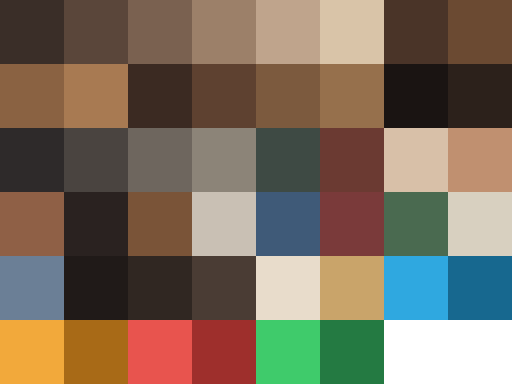
#> input picture art/f1-bakeoff/tools/palette.png, 512 x 384 px, given in place of desk-64.png, which was not available
$ python process_assets.py
#> lines starting #> are read from the running program, lines starting #| are printed output that depends on the picture
### art/f1-parts/tools/palette.py
# DEPS: PIL | 无本地依赖
# RESPONSIBILITY: 冻结 46 色色板定义、色板参考图生成、Oklab 最近色量化
# MODULE: f1-bakeoff.tools
# ---
from PIL import Image

PALETTE_HEX = [
    # 墙 6
    "#3A2E28", "#5A463A", "#7A6150", "#9C8069", "#BFA48C", "#D9C4A8",
    # 木作 4
    "#4A3428", "#6B4A32", "#8A6242", "#A87A52",
    # 地面 4
    "#3B2A22", "#5E4130", "#7C5A3E", "#96704C",
    # 描边 2
    "#1A1412", "#2C211B",
    # 家具 6
    "#2E2A2A", "#4A4440", "#6E665E", "#8C8478", "#3E4A44", "#6B3A32",
    # 皮肤/头发 6
    "#D8C0A8", "#C09070", "#8F6046", "#2A2220", "#7A5438", "#C9C0B4",
    # 衣物 5
    "#3F5A78", "#7A3A3A", "#4A6A50", "#D8D0C0", "#6B7F96",
    # UI 5
    "#201A18", "#302722", "#4A3C34", "#E8DCCB", "#C9A46A",
    # 状态 8
    "#2FA8E0", "#17688F", "#F2A93B", "#A86A17",
    "#E8544E", "#9E2F2C", "#3FCB6B", "#247A42",
]
assert len(PALETTE_HEX) == 46
PALETTE_RGB = [tuple(int(h[i:i + 2], 16) for i in (1, 3, 5)) for h in PALETTE_HEX]


def _srgb_to_linear(c):
    c = c / 255.0
    return c / 12.92 if c <= 0.04045 else ((c + 0.055) / 1.055) ** 2.4


def rgb_to_oklab(r, g, b):
    lr, lg, lb = _srgb_to_linear(r), _srgb_to_linear(g), _srgb_to_linear(b)
    l = 0.4122214708 * lr + 0.5363325363 * lg + 0.0514459929 * lb
    m = 0.2119034982 * lr + 0.6806995451 * lg + 0.1073969566 * lb
    s = 0.0883024619 * lr + 0.2817188376 * lg + 0.6299787005 * lb
    l_, m_, s_ = l ** (1 / 3), m ** (1 / 3), s ** (1 / 3)
    return (
        0.2104542553 * l_ + 0.7936177850 * m_ - 0.0040720468 * s_,
        1.9779984951 * l_ - 2.4285922050 * m_ + 0.4505937099 * s_,
        0.0259040371 * l_ + 0.7827717662 * m_ - 0.8086757660 * s_,
    )


PALETTE_LAB = [rgb_to_oklab(*c) for c in PALETTE_RGB]


def nearest_palette_index(rgb):
    lab = rgb_to_oklab(*rgb)
    best, best_d = 0, float("inf")
    for i, pl in enumerate(PALETTE_LAB):
        d = (lab[0] - pl[0]) ** 2 + (lab[1] - pl[1]) ** 2 + (lab[2] - pl[2]) ** 2
        if d < best_d:
            best, best_d = i, d
    return best, best_d ** 0.5


# [12 lines left out: function make_palette_image, not called in this run]


# [3 lines that do not run on import are left out]

### art/f1-parts/tools/process_assets.py
# DEPS: json, sys, pathlib, PIL | palette (PALETTE_RGB, nearest_palette_index)
# RESPONSIBILITY: 去除 AI 原图背景并裁切、缩放、量化到冻结色板，记录占地和底部中心锚点
# MODULE: f1-parts.tools
# ---
import json
from pathlib import Path
import sys
from PIL import Image
sys.path.insert(0, str(Path(__file__).resolve().parent))
from palette import PALETTE_RGB, nearest_palette_index

ROOT = Path(__file__).resolve().parent.parent
SPECS = {
    "desk-64": (64, 64, [2, 2], "furniture"),
    "desk-128": (128, 128, [2, 2], "furniture"),
    "bookshelf-64": (64, 64, [1, 1], "furniture"),
    "bookshelf-128": (128, 128, [1, 1], "furniture"),
    "worker-direct": (48, 64, [1, 1], "worker"),
    "worker-large": (48, 64, [1, 1], "worker"),
}


def clear_background(img):
    img = img.convert("RGBA")
    p = img.load()
    corners = [p[0, 0], p[img.width-1, 0], p[0, img.height-1], p[img.width-1, img.height-1]]
#> corners = [(58, 46, 40, 255), (107, 74, 50, 255), (242, 169, 59, 255), (255, 255, 255, 255)]
    gray = all(abs(c[0]-c[1]) < 18 and abs(c[1]-c[2]) < 18 and c[0] > 155 for c in corners)
#> gray = False
    for y in range(img.height):
        for x in range(img.width):
            r, g, b, a = p[x, y]
            if a and gray and abs(r-g) < 19 and abs(g-b) < 19 and r > 155:
                p[x, y] = (0, 0, 0, 0)
            elif a < 128:
                p[x, y] = (0, 0, 0, 0)
    return img


def process(name, spec):
    w, h, footprint, group = spec
    source = clear_background(Image.open(ROOT / "raw" / f"{name}.png"))
    bbox = source.getbbox()
#> bbox = (0, 0, 512, 384)
    source = source.crop(bbox)
    scale = min((w-4)/source.width, (h-4)/source.height)
#> scale = 0.117
    size = (max(1, round(source.width*scale)), max(1, round(source.height*scale)))
#> size = (60, 45)
    source = source.resize(size, Image.Resampling.LANCZOS)
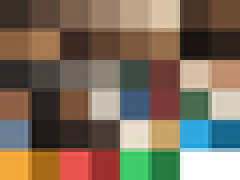
#> source: PIL image 60x45 RGBA (shown 4 times larger); mean R, G, B, A 123.3, 109.1, 92.1, 255
    out = Image.new("RGBA", (w, h))
#> out: PIL image 64x64 RGBA; every value is 0
    out.alpha_composite(source, ((w-size[0])//2, h-size[1]-2))
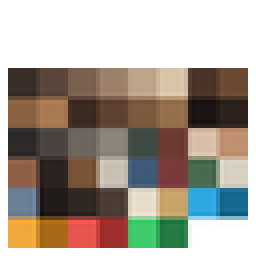
#> out: PIL image 64x64 RGBA (shown 4 times larger); mean R, G, B, A 81.3, 71.9, 60.7, 168.1; transparent parts drawn white
    error = 0
    count = 0
    p = out.load()
    for y in range(h):
        for x in range(w):
            r, g, b, a = p[x, y]
            if a < 128:
                p[x, y] = (0, 0, 0, 0)
                continue
            idx, dist = nearest_palette_index((r, g, b))
            p[x, y] = PALETTE_RGB[idx] + (255,)
            error += dist
            count += 1
#> after the loop, count = 2700; error = 39.13
    folder = ROOT / group
    out.save(folder / f"{name}.png")
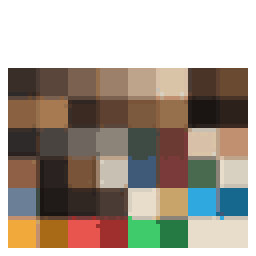
#> saved as desk-64.png: PIL image 64x64 RGBA (shown 4 times larger); mean R, G, B, A 81.2, 70.9, 59.4, 168.1; transparent parts drawn white
    out.resize((w*2, h*2), Image.Resampling.NEAREST).save(folder / f"{name}@2x.png")
    meta = {
        "native_size": [w, h], "footprint_tiles_32x16": footprint,
        "anchor": "bottom_center", "anchor_px": [w//2, h-1],
        "palette_colors": len(set(out.getdata())), "mean_oklab_error": round(error/max(count, 1), 4),
    }
#> meta = {'native_size': [64, 64], 'footprint_tiles_32x16': [2, 2], 'anchor': 'bottom_center', 'anchor_px': [32, 63], 'palette_colors': 47, 'mean_oklab_error': 0.0145}
    (folder / f"{name}.json").write_text(json.dumps(meta, ensure_ascii=False, indent=2))
    print(name, size, meta["palette_colors"], meta["mean_oklab_error"])
#| desk-64 (60, 45) 47 0.0145


if __name__ == "__main__":
    for asset_name, asset_spec in SPECS.items():
#> (the run stopped early here; a loop or call above may not have finished)
